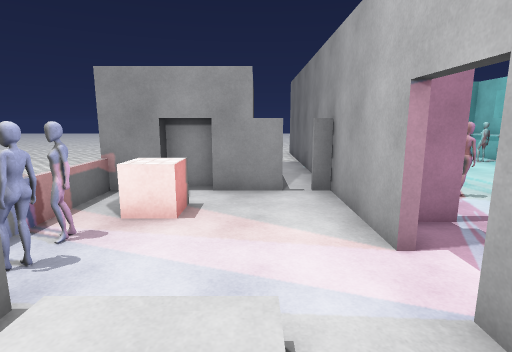
view 1 (above)

18 first-person views from a walk through a 3-D level made in the Unity game engine. The camera is 1.3 m above the floor, tilts 10° down and sees 80° across. The floor is counted in squares, 1 m on a side. Each view is taken from the middle of a square. On the plan, view 1 faces up. The plan holds only what a view shows up to about 14 squares ahead; the rest is blank. The place goes on beyond the plan. The player character is not drawn. Surface patterns are stand-ins for the level's own textures.

view 2
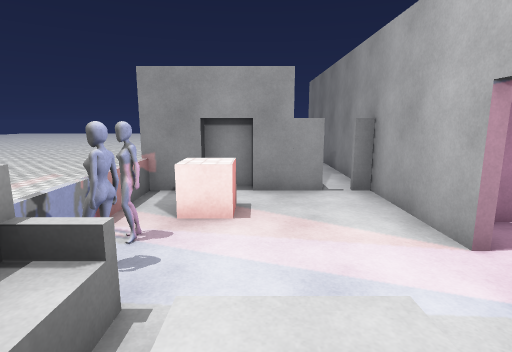

view 3
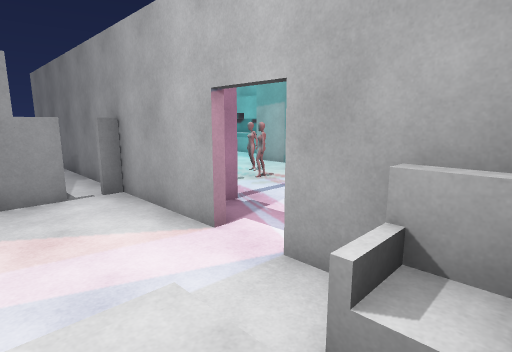

view 4
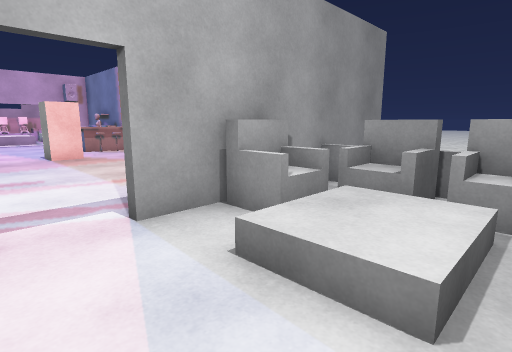

view 5
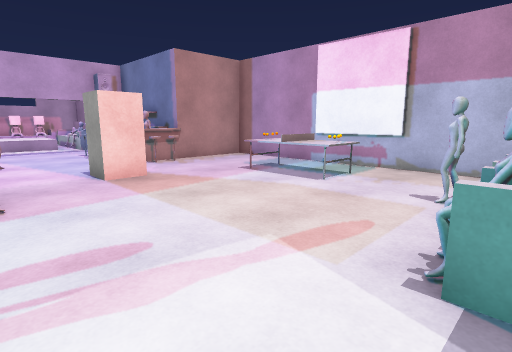

view 6
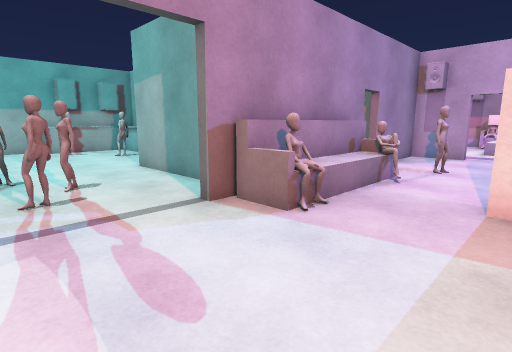

view 7
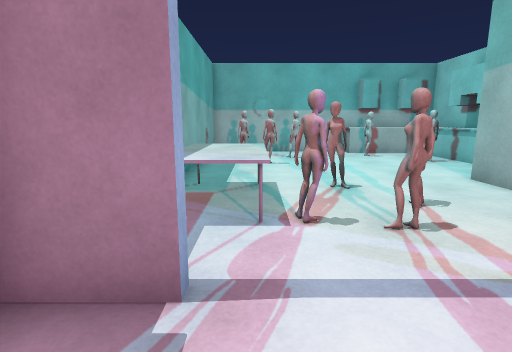

view 8
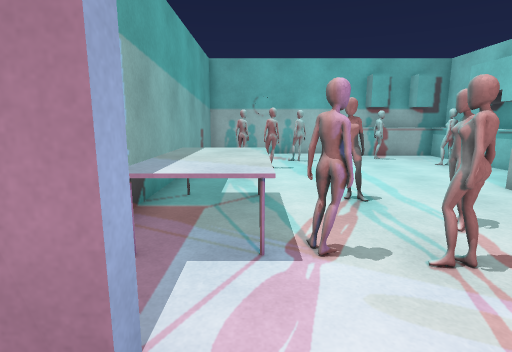

view 9
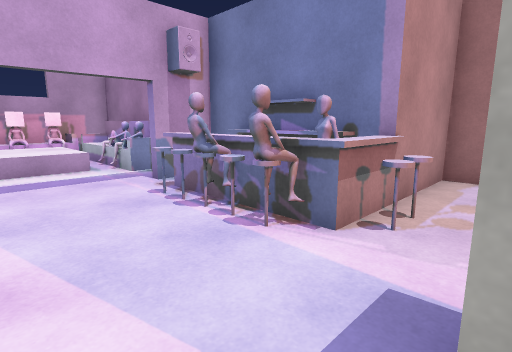

view 10
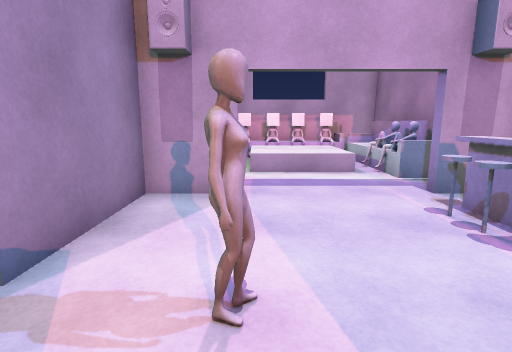

view 11
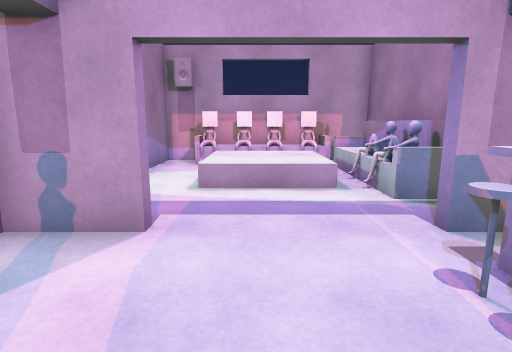

view 12
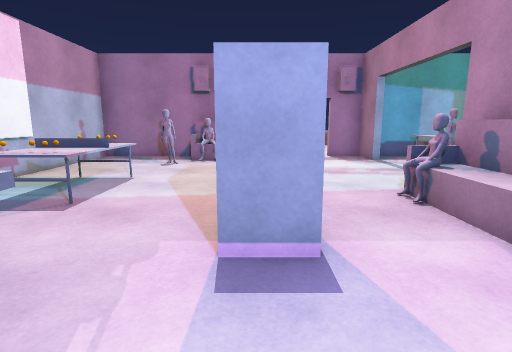

view 13
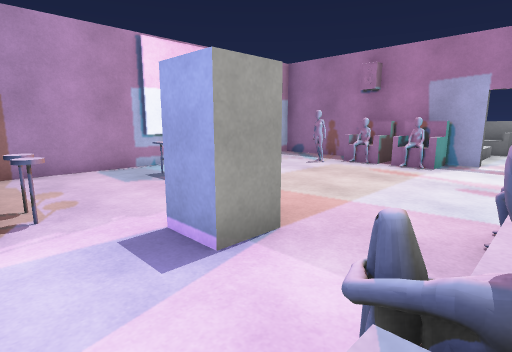

view 14
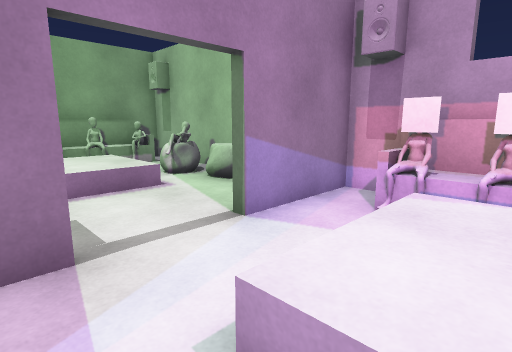

view 15
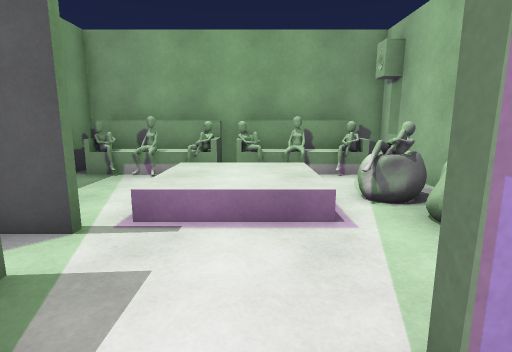

view 16
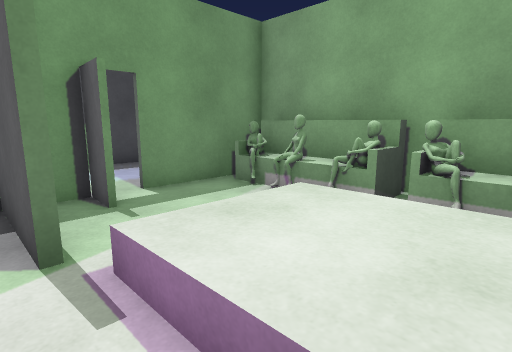

view 17
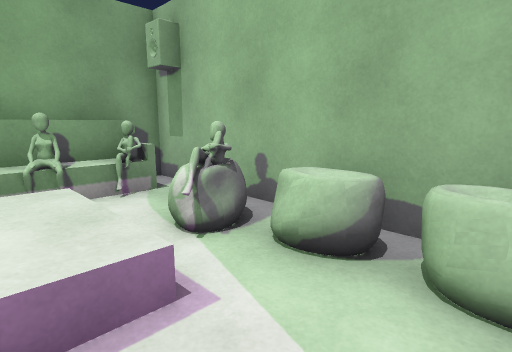

view 18
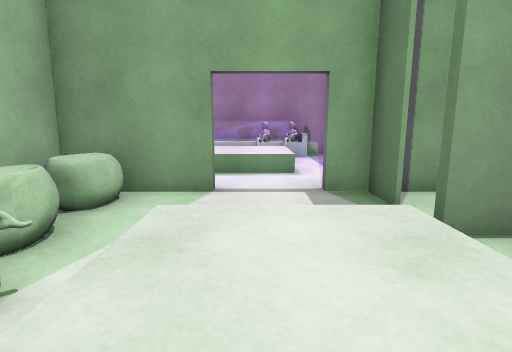

### Floor plan
Key: @ floor where view 1 was taken; # wall or solid block; . main floor; : floor 0.5 m higher than the main floor; / step, stairs or slope; = window, fence, low wall or low ledge; ^ raised ledge; C cube; B block; O other object.
Columns run from 4 left of view 1 to 25 right of it. Each row starts with its distance up from view 1.
 17       ###########
 16       #  ...^=^^#
 15       #  ...O..^#
 14       #OOOO....=#
 13      .#.OO....O##   ##########
 12      .#........=    #OOOOOOO##
 11      .#........ #   #..=..=..#
 10      .#......#  #   #...:://##
  9      .#^^.O..#      ##..::/O##
  8 #####.#^^..O.#      #...///=^#
  7 =.....#^^OO..#      ####....^#
  6 =.C...#......#         #...=^#
  5 =.C...##....#############.####
  4 =O....#......O^^O.....#.....^#
  3 =O................O.....///OO#
  2  ^^//.#........B......../::.O#
  1   ^:/^#OO.....BB......../::OO#
  0   ^/@^##=........#OO=#.#OO.#O#
 -1   ^^^.#OO.......=OO ###^OO^^.#
 -2    ##=#.O..^^^...#############
 -3       #....O^^...#
 -4       #..........#
 -5       ############

Where each view was taken, in squares from view 1:
view 1: 0 up, 0 right, facing up
view 2: 0 up, 1 left, facing up
view 3: 0 up, 1 left, facing up-right
view 4: 4 up, 2 left, facing down-right
view 5: 4 up, 3 right, facing down-right
view 6: 1 up, 5 right, facing up-right
view 7: 3 up, 4 right, facing up
view 8: 4 up, 4 right, facing up
view 9: 3 up, 11 right, facing down-right
view 10: 3 up, 12 right, facing right
view 11: 2 up, 14 right, facing right
view 12: 1 up, 14 right, facing left
view 13: 4 up, 13 right, facing down-left
view 14: 2 up, 19 right, facing up-right
view 15: 4 up, 21 right, facing up
view 16: 7 up, 22 right, facing up-left
view 17: 6 up, 21 right, facing up-right
view 18: 11 up, 21 right, facing down
